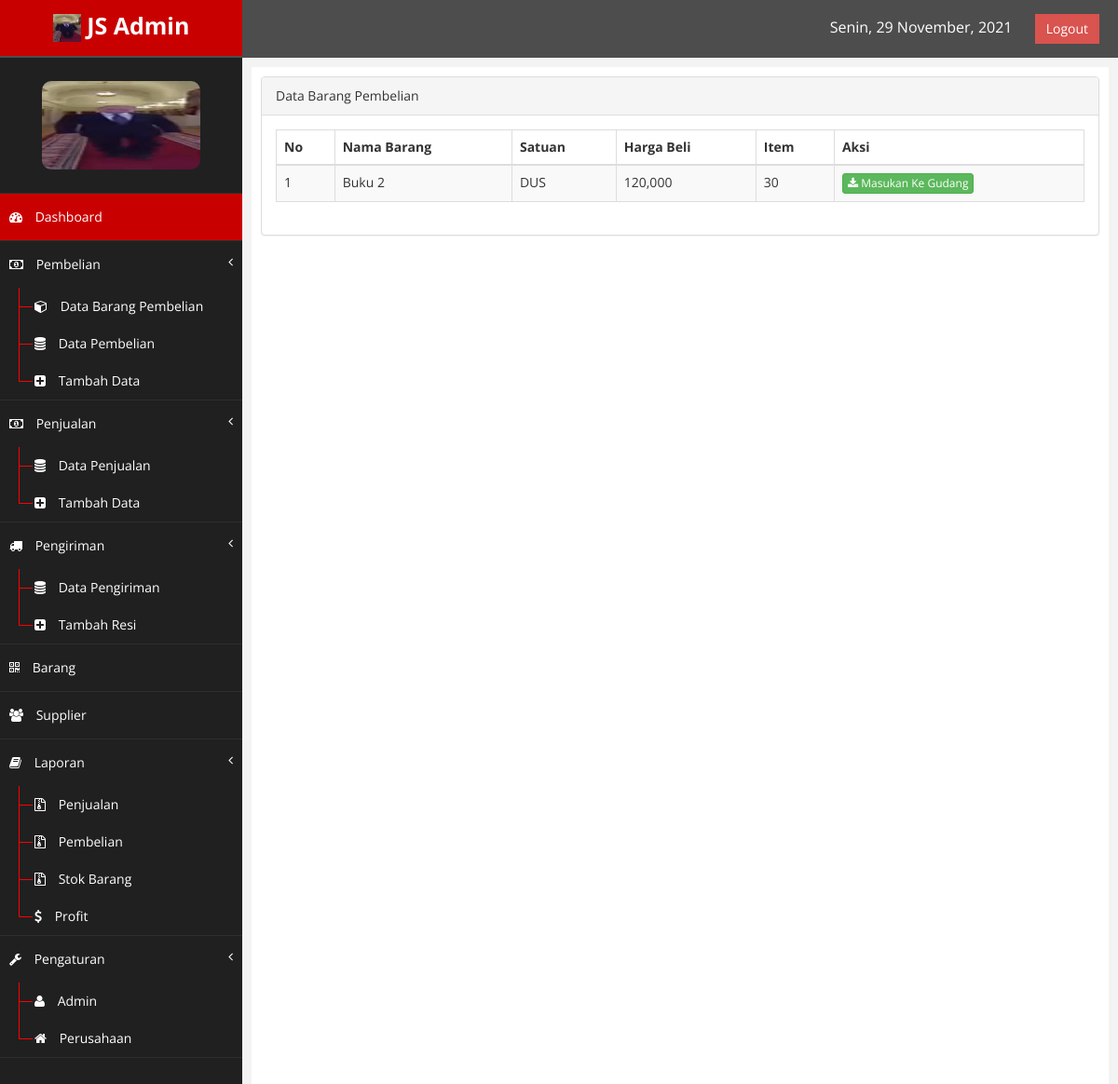
The app's page /index.php?page=barangpembelian (signed in) with its own data.
### tables this page shows
CREATE TABLE IF NOT EXISTS `barang_pembelian` (
  `kd_barang_beli` int(6) NOT NULL AUTO_INCREMENT,
  `kd_pembelian` char(8) NOT NULL,
  `nama_barang_beli` varchar(225) NOT NULL,
  `satuan` varchar(30) NOT NULL,
  `harga_beli` double NOT NULL,
  `item` int(4) NOT NULL,
  `total` double NOT NULL,
  `status` enum('1','0') NOT NULL DEFAULT '0',
  PRIMARY KEY (`kd_barang_beli`)
);

### class/class.php (called while the page is built, shortened)
<?php
	class Pembelian{
		public function tampil_barang_pembelian(){
			$qry = mysql_query("SELECT * FROM barang_pembelian WHERE status = '0'");
			while ($pecah = mysql_fetch_array($qry)) {
				$data[]=$pecah;
			}
			$hitung = mysql_num_rows($qry);
			if ($hitung > 0) {
				return $data;
			}
			else{
				error_reporting(0);
			}
		}
	}
	$pembelian = new Pembelian();
?>

### barangpembelian.php (the view)
<div class="row">
    <div class="col-md-12">
        <div class="panel panel-default">
            <div class="panel-heading">
                Data Barang Pembelian
            </div>
            <div class="panel-body">
                <div class="table">
                    <table class="table table-striped table-bordered table-hover" id="tabelku">
                        <thead>
                            <tr>
                                <th>No</th>
                                <th>Nama Barang</th>
                                <th>Satuan</th>
                                <th>Harga Beli</th>
                                <th>Item</th>
                                <th>Aksi</th>
                            </tr>
                        </thead>
                        <tbody>
                            <?php
                                $pem = $pembelian->tampil_barang_pembelian();
                                foreach ($pem as $index => $data) {
                            ?>
                            <tr class="odd gradeX">
                                <td><?php echo $index + 1; ?></td>
                                <td><?php echo $data['nama_barang_beli']; ?></td>
                                <td><?php echo $data['satuan']; ?></td>
                                <td><?php echo number_format($data['harga_beli']); ?></td>
                                <td><?php echo $data['item']; ?></td>
                                <td>
                                    <a href="index.php?page=simpanbaranggudang&kdbl=<?php echo $data['kd_barang_beli']; ?>" class="btn btn-success btn-xs"><i class="fa fa-download"></i> Masukan Ke Gudang</button>
                                </td>
                            </tr>
                            <?php } ?>
                        </tbody>
                    </table>
                </div>
            </div>
        </div>
    </div>
</div>

### assets/css/custom.css (style rules this page uses)
body { font-family: 'Open Sans', sans-serif; }

### records on screen
barang_pembelian: nama_barang_beli "Buku 2", satuan "DUS", harga_beli "120,000", item "30"
